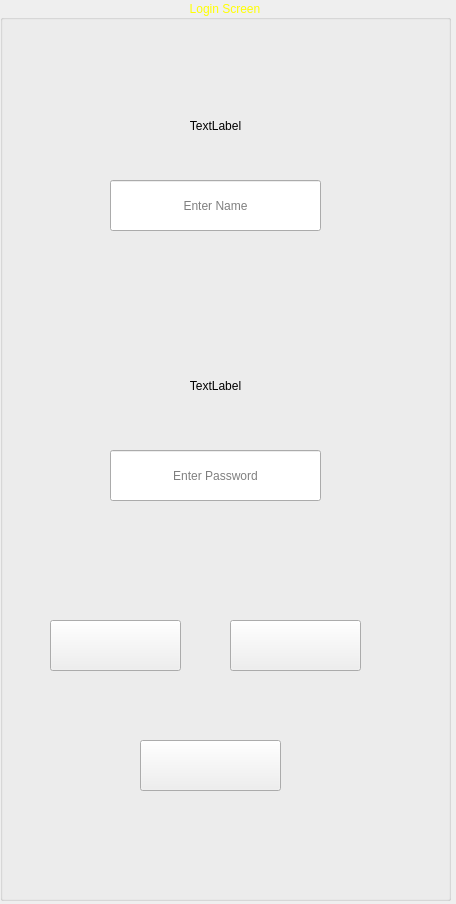
<?xml version="1.0" encoding="UTF-8"?>
<ui version="4.0">
 <class>MainWindow</class>
 <widget class="QMainWindow" name="MainWindow">
  <property name="geometry">
   <rect>
    <x>0</x>
    <y>0</y>
    <width>456</width>
    <height>904</height>
   </rect>
  </property>
  <property name="windowTitle">
   <string>MainWindow</string>
  </property>
  <widget class="QWidget" name="centralwidget">
   <widget class="QGroupBox" name="groupBox">
    <property name="geometry">
     <rect>
      <x>0</x>
      <y>0</y>
      <width>451</width>
      <height>901</height>
     </rect>
    </property>
    <property name="styleSheet">
     <string notr="true">QGroupBox
{
	color:yellow;
	font: 600 15pt &quot;Ubuntu Sans&quot;;
}</string>
    </property>
    <property name="title">
     <string>Login Screen</string>
    </property>
    <property name="alignment">
     <set>Qt::AlignmentFlag::AlignCenter</set>
    </property>
    <widget class="QLabel" name="label_Username">
     <property name="geometry">
      <rect>
       <x>110</x>
       <y>100</y>
       <width>211</width>
       <height>51</height>
      </rect>
     </property>
     <property name="text">
      <string>TextLabel</string>
     </property>
     <property name="alignment">
      <set>Qt::AlignmentFlag::AlignCenter</set>
     </property>
    </widget>
    <widget class="QLabel" name="label_Password">
     <property name="geometry">
      <rect>
       <x>110</x>
       <y>360</y>
       <width>211</width>
       <height>51</height>
      </rect>
     </property>
     <property name="text">
      <string>TextLabel</string>
     </property>
     <property name="alignment">
      <set>Qt::AlignmentFlag::AlignCenter</set>
     </property>
    </widget>
    <widget class="QLineEdit" name="lineEdit_Username">
     <property name="geometry">
      <rect>
       <x>110</x>
       <y>180</y>
       <width>211</width>
       <height>51</height>
      </rect>
     </property>
     <property name="cursor">
      <cursorShape>ArrowCursor</cursorShape>
     </property>
     <property name="alignment">
      <set>Qt::AlignmentFlag::AlignCenter</set>
     </property>
     <property name="placeholderText">
      <string>Enter Name</string>
     </property>
    </widget>
    <widget class="QLineEdit" name="lineEdit_Password">
     <property name="geometry">
      <rect>
       <x>110</x>
       <y>450</y>
       <width>211</width>
       <height>51</height>
      </rect>
     </property>
     <property name="echoMode">
      <enum>QLineEdit::EchoMode::Password</enum>
     </property>
     <property name="alignment">
      <set>Qt::AlignmentFlag::AlignCenter</set>
     </property>
     <property name="placeholderText">
      <string>Enter Password</string>
     </property>
    </widget>
    <widget class="QPushButton" name="pushButton_Login">
     <property name="geometry">
      <rect>
       <x>230</x>
       <y>620</y>
       <width>131</width>
       <height>51</height>
      </rect>
     </property>
     <property name="text">
      <string/>
     </property>
    </widget>
    <widget class="QPushButton" name="pushButton_Cancel">
     <property name="geometry">
      <rect>
       <x>50</x>
       <y>620</y>
       <width>131</width>
       <height>51</height>
      </rect>
     </property>
     <property name="text">
      <string/>
     </property>
    </widget>
    <widget class="QPushButton" name="pushButton_Finger">
     <property name="geometry">
      <rect>
       <x>140</x>
       <y>740</y>
       <width>141</width>
       <height>51</height>
      </rect>
     </property>
     <property name="text">
      <string/>
     </property>
    </widget>
   </widget>
  </widget>
 </widget>
 <resources/>
 <connections/>
</ui>
